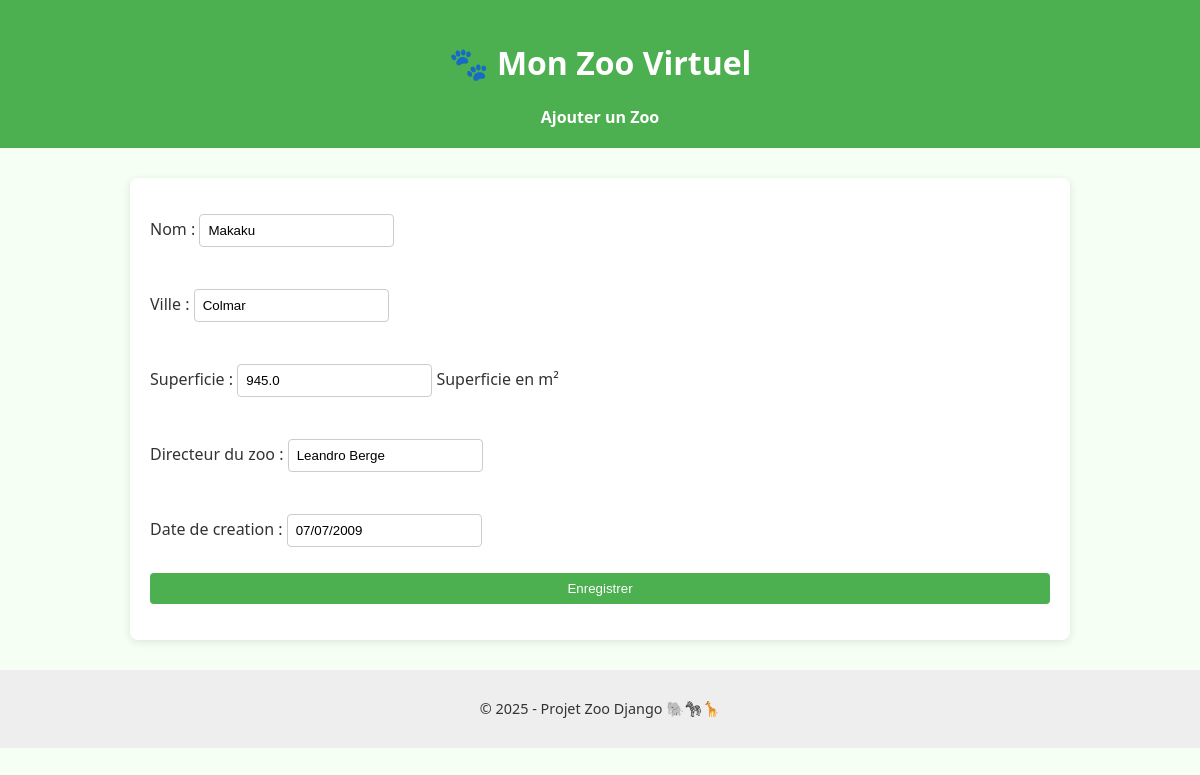
/zoo/5/edit/, run on the app's committed database.
### zoo/models.py (models this page shows, shortened)
class Zoo(models.Model):
    nom = models.CharField(max_length=100)
    ville = models.CharField(max_length=100)
    superficie = models.FloatField(help_text="Superficie en m²", blank=True, null=True)
    directeur_du_zoo = models.CharField(max_length=100, blank=True, null=True)
    date_de_creation = models.DateField(blank=True , null=True)  # Meilleure pratique

### zoo/views.py (the view)
# urls.py: path('zoo/<int:pk>/edit/', views.zoo_update, name='zoo_update'),
def zoo_update(request, pk):
    zoo = get_object_or_404(Zoo, pk=pk)
    form = ZooForm(request.POST or None, instance=zoo)
    if form.is_valid():
        form.save()
        return redirect('zoo_detail', pk=pk)
    return render(request, 'zoo/zoo_form.html', {'form': form})

### zoo/forms.py
class ZooForm(forms.ModelForm):
    class Meta:
        model = Zoo
        fields = ['nom', 'ville', 'superficie', 'directeur_du_zoo','date_de_creation']

### zoo/templates/zoo/zoo_form.html (shortened to what this page needs)
{% extends 'base.html' %}
{% block content %}
<form method="post">
    {{ form.as_p }}
    <button type="submit">Enregistrer</button>
</form>
{% endblock %}

### zoo/static/zoo/css/style.css (style rules this page uses)
body { font-family: 'Segoe UI', sans-serif; background: #f6fff4; color: #333; margin: 0; padding: 0; }
button, input[type="submit"] { background-color: #4caf50; color: white; border: none; padding: 8px 12px; border-radius: 4px; cursor: pointer; }
form { display: flex; flex-direction: column; gap: 10px; }
input, select, textarea { padding: 8px; border: 1px solid #ccc; border-radius: 4px; }

### data on the page
Zoo: nom "Makaku", ville "Colmar", superficie "945.0", directeur_du_zoo "Leandro Berge", date_de_creation "07/07/2009"
